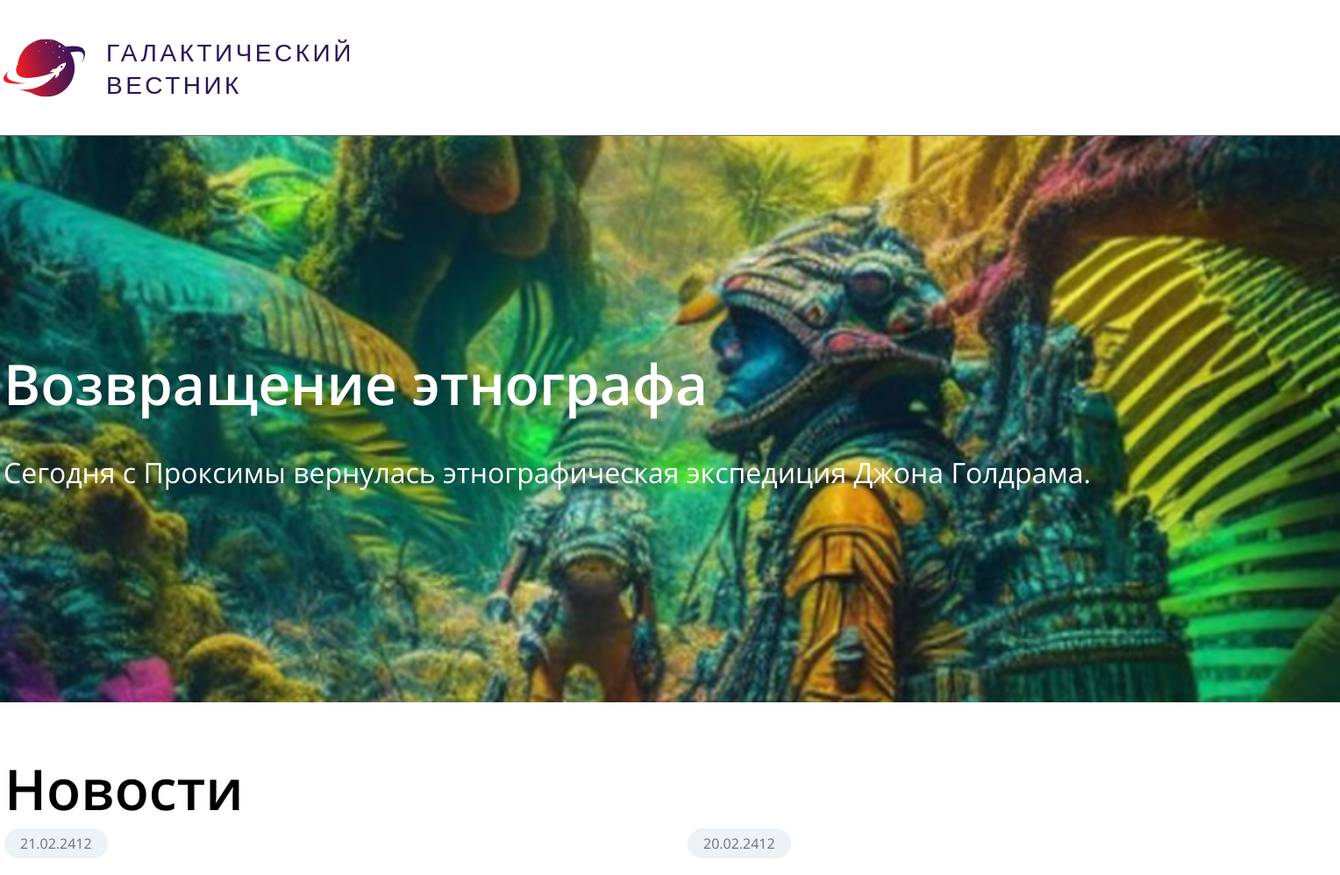
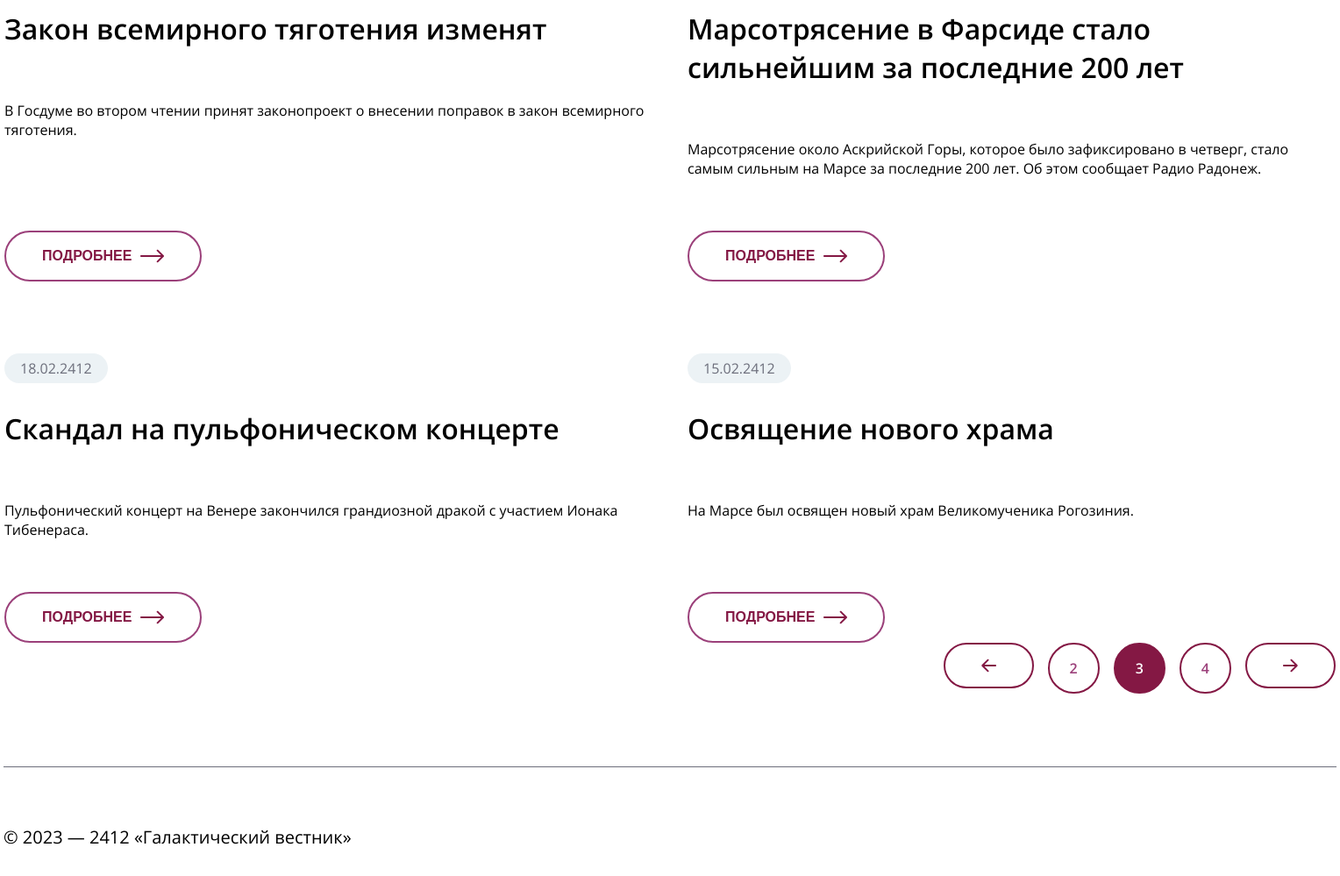
The app's page /news?page=3 with its own data (2 pictures, top to bottom).
### tables this page shows
CREATE TABLE `news` (
  `id` int(11) unsigned NOT NULL AUTO_INCREMENT,
  `date` datetime NULL DEFAULT NULL,
  `title` varchar(250) NOT NULL DEFAULT '',
  `announce` text NULL DEFAULT NULL,
  `content` text NULL DEFAULT NULL,
  `image` varchar(250) NOT NULL DEFAULT '',
  PRIMARY KEY (`id`),
  KEY `id` (`id`),

  KEY `idx_news_date` (`date`));

### app/Controllers/NewsController.php (called while the page is built, shortened)
<?php
class NewsController
{
    private ?News $model = null;
    public function __construct()
    {
        $this->model = new News();
    }
    public function index(): void
    {
        $numPage = !empty($_GET['page']) ? (int) $_GET['page'] : 1;
        $news = $this->model->getNews($numPage);
        $last = $this->model->getLastNews();
        $count = $this->model->getCountNews();
        include 'views/base.php';
    }
}

### index.php (called while the page is built, shortened)
<?php
require 'routes/route.php';

### app/Database.php (called while the page is built, shortened)
<?php
final class Database
{
    public static function connect()
    {
        $pdo = new \PDO(sprintf("%s:host=%s;dbname=%s",
            $_ENV['DB_CONNECTION'],
            $_ENV['DB_HOST'],
            $_ENV['DB_DATABASE']
        ), $_ENV['DB_USERNAME'], $_ENV['DB_PASSWORD']);
        $pdo->setAttribute(PDO::ATTR_ERRMODE, PDO::ERRMODE_EXCEPTION);
        return $pdo;
    }
}

### app/Models/News.php (called while the page is built, shortened)
<?php
class News
{
    private $db = null;
    public function __construct()
    {
        $this->db = Database::connect();
    }
    public function getNews($page)
    {
        try
        {
            $stmt = $this->db->query('SELECT * FROM `news` ORDER BY date DESC LIMIT 4 OFFSET ' . ($page - 1) * 4);
            return $stmt->fetchAll();
        } catch (PDOException $e) {
            throw new Exception($e->getMessage());
        }
    }
    public function getLastNews()
    {
        try
        {
            $stmt = $this->db->query('SELECT * FROM `news` ORDER BY date DESC LIMIT 1');
            return $stmt->fetch();
        } catch (PDOException $e) {
            throw new Exception($e->getMessage());
        }
    }
    public function getCountNews()
    {
        try
        {
            $stmt = $this->db->query('SELECT COUNT(*) FROM `news`');
            return $stmt->fetchColumn();
        } catch (PDOException $e) {
            throw new Exception($e->getMessage());
        }
    }
}

### views/news.php (the view, shortened to what this page needs)
<?php
    $lastPage = ceil($count / 4);
?>
<main>
    <section class="banner" style="background-image: url('/public/images/<?= $last['image'] ?>')">
        <div class="banner__container">
            <h2 class="banner__title"><?= $last['title'] ?></h2>
            <p class="banner__announce"><?= $last['announce'] ?></p>
        </div>
    </section>
    <section class="news">
        <div class="container">
            <h1 class="news__header">Новости</h1>
            <div class="news__cards">
                <?php foreach($news as $article): ?>
                    <a class="card" href="/news/<?= $article['id'] ?>">
                        <div class="card__content">
                            <div class="card__date"><?= date('d.m.Y', strtotime($article['date'])) ?></div>
                            <h2 class="card__title"><?= $article['title'] ?></h2>
                            <p class="card__announce"><?= $article['announce'] ?></p>
                        </div>
                        <button class="card__btn">
                            Подробнее
                            <img src="/public/images/Arrow.svg" alt="">
                        </button>
                    </a>
                <?php endforeach; ?>
            </div>
            <div class="news__controls">
                <?php if ($numPage > 1): ?>
                    <a href="/news?page=<?= $numPage - 1 ?>">
                        <button class="news__control" id="prev-page">
                            <img src="/public/images/SmallArrow.svg" alt="">
                        </button>
                    </a>
                <?php endif; ?>
                <?php if ($numPage > 1): ?>
                    <a href="/news?page=<?= $numPage - 1 ?>">
                        <button class="news__control"><?= $numPage - 1 ?></button>
                    </a>
                <?php endif; ?>
                <button class="news__control active"><?= $numPage ?></button>
                <?php if ($numPage < $lastPage): ?>
                    <a href="/news?page=<?= $numPage + 1 ?>">
                        <button class="news__control"><?= $numPage + 1 ?></button>
                    </a>
                <?php endif; ?>
                <?php if ($numPage < $lastPage): ?>
                    <a href="/news?page=<?= $numPage + 1 ?>">
                        <button class="news__control" id="next-page">
                            <img src="/public/images/SmallArrow.svg" alt="">
                        </button>
                    </a>
                <?php endif; ?>
            </div>
        </div>
    </section>
</main>

### public/style.css (style rules this page uses)
* { margin: 0; padding: 0; box-sizing: border-box; }
body { font-family: "Open Sans", sans-serif; font-weight: 400; }
a { text-decoration: none; color: inherit; }
.container { max-width: 1520px; margin: 0 auto; }
.banner { width: 100%; height: 646px; background-size: cover; background-position: center; }
.banner__container { display: flex; flex-direction: column; justify-content: center; height: 100%; max-width: 1520px; margin: 0 auto; }
.banner__title { font-weight: 600; color: #FFFFFF; font-size: 64px; line-height: 90px; }
.banner__announce + p { font-size: 32px; margin-top: 30px; line-height: 51px; color: #FFFFFF; }
.news { display: flex; flex-direction: column; margin-top: 54px; }
.news__header, .article__header { font-family: "Open Sans", sans-serif; font-weight: 600; font-size: 64px; line-height: 90px; }
.news__cards { display: grid; grid-template-columns: repeat(2, 739px); column-gap: 40px; row-gap: 82px; }
.card { display: flex; flex-direction: column; justify-content: space-between; gap: 30px; }
.card__date, .article__date { padding: 6px 18px 6px 18px; width: fit-content; border-radius: 20px; font-size: 16px; line-height: 22px; color: #6C6E7B; background-color: #ECF2F5; }
.card__content { min-height: 185px; display: flex; flex-direction: column; gap: 30px; }
.card__title { font-weight: 600; font-size: 32px; line-height: 44px; }
.card__announce { font-size: 20px; line-height: 32px; max-height: 110px; }
.card__btn, .article__btn { display: flex; align-items: center; border: 2px solid #9B407A; border-radius: 50px; width: fit-content; padding: 16px 41px 16px 41px; color: #841844; font-size: 16px; font-weight: 600; line-height: 22px; cursor: pointer; text-transform: uppercase; position: relative; background-color: inherit; }
.card__btn img { margin-left: 10px; }
.news__controls { display: flex; justify-content: flex-end; gap: 16px; margin-bottom: 83px; }
.news__control { border: 2px solid #841844; border-radius: 50px; padding: 16px 23px 16px 23px; cursor: pointer; font-size: 16px; font-weight: 600; line-height: 22px; color: #9B407A; display: flex; align-items: center; font-family: "Open Sans", sans-serif; background-color: inherit; }
.news__controls .active, .news__control:hover { color: #FFFFFF; background-color: #841844; }
#prev-page, #next-page { padding: 16px 41px 16px 41px; }
#prev-page { transform: rotate(180deg); }

### records on screen
news: image (picture), title "Возвращение этнографа", announce "Сегодня с Проксимы вернулась этнографическая экспедиция Джона Голдрама."
news: date "21.02.2412", title "Закон всемирного тяготения изменят", announce "В Госдуме во втором чтении принят законопроект о внесении поправок в закон всемирного тяготения."
news: date "20.02.2412", title "Марсотрясение в Фарсиде стало сильнейшим за последние 200 лет", announce "Марсотрясение около Аскрийской Горы, которое было зафиксировано в четверг, стало самым сильным на Марсе за последние 200 лет. Об этом сообщает Радио Радонеж."
news: date "18.02.2412", title "Скандал на пульфоническом концерте", announce "Пульфонический концерт на Венере закончился грандиозной дракой с участием Ионака Тибенераса."
news: date "15.02.2412", title "Освящение нового храма", announce "На Марсе был освящен новый храм Великомученика Рогозиния."

### other values on screen
$numPage - 1 "2"
$numPage "3"
$numPage + 1 "4"
